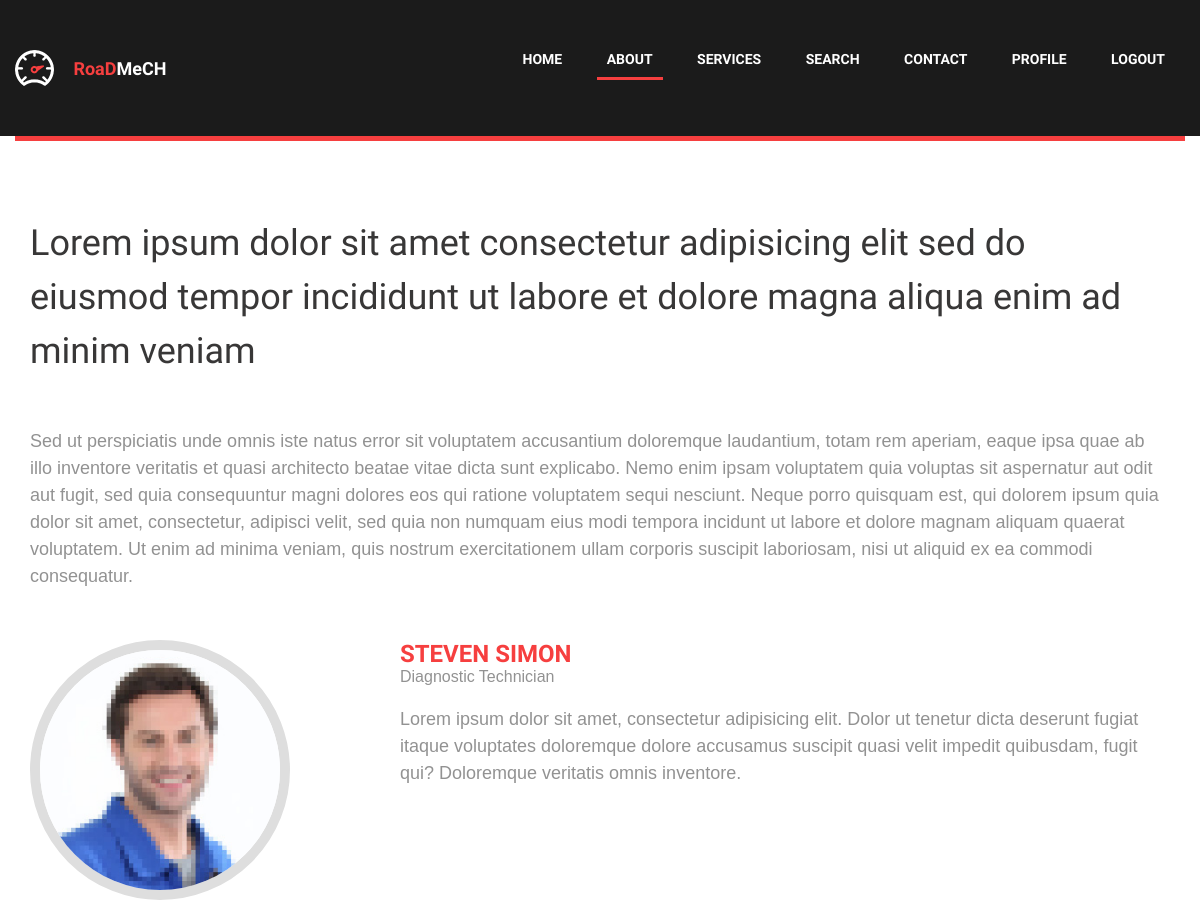
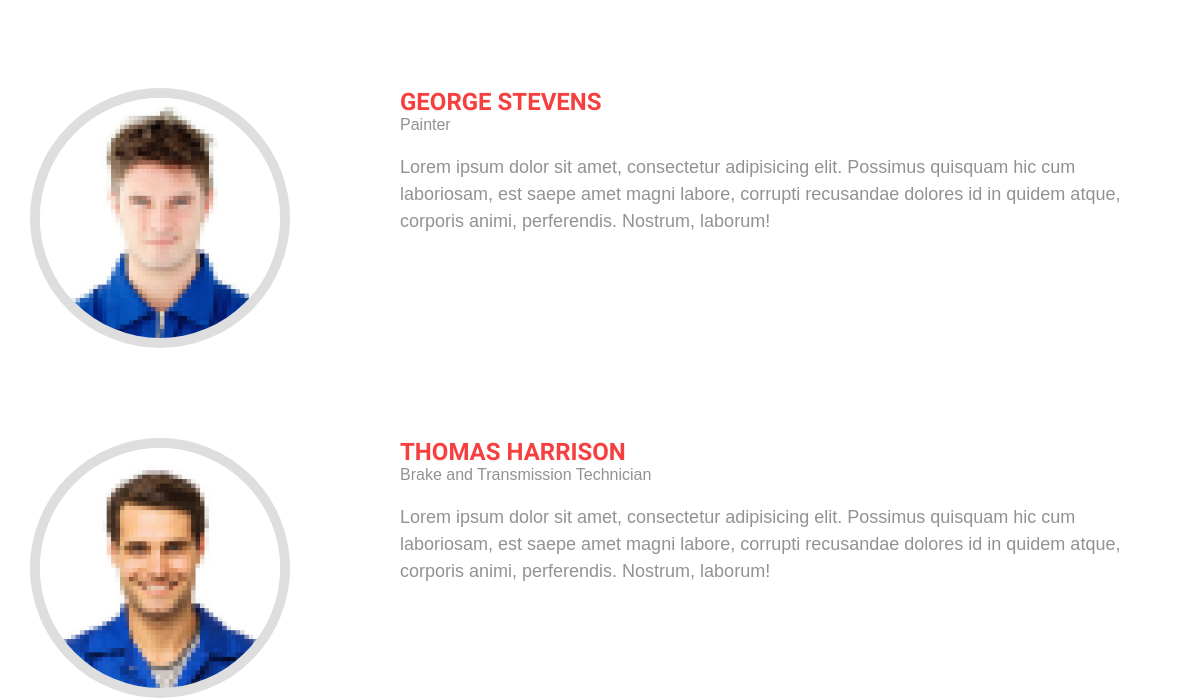
The page /custabout/ (upper part) on the database as committed earlier (2 pictures, top to bottom).
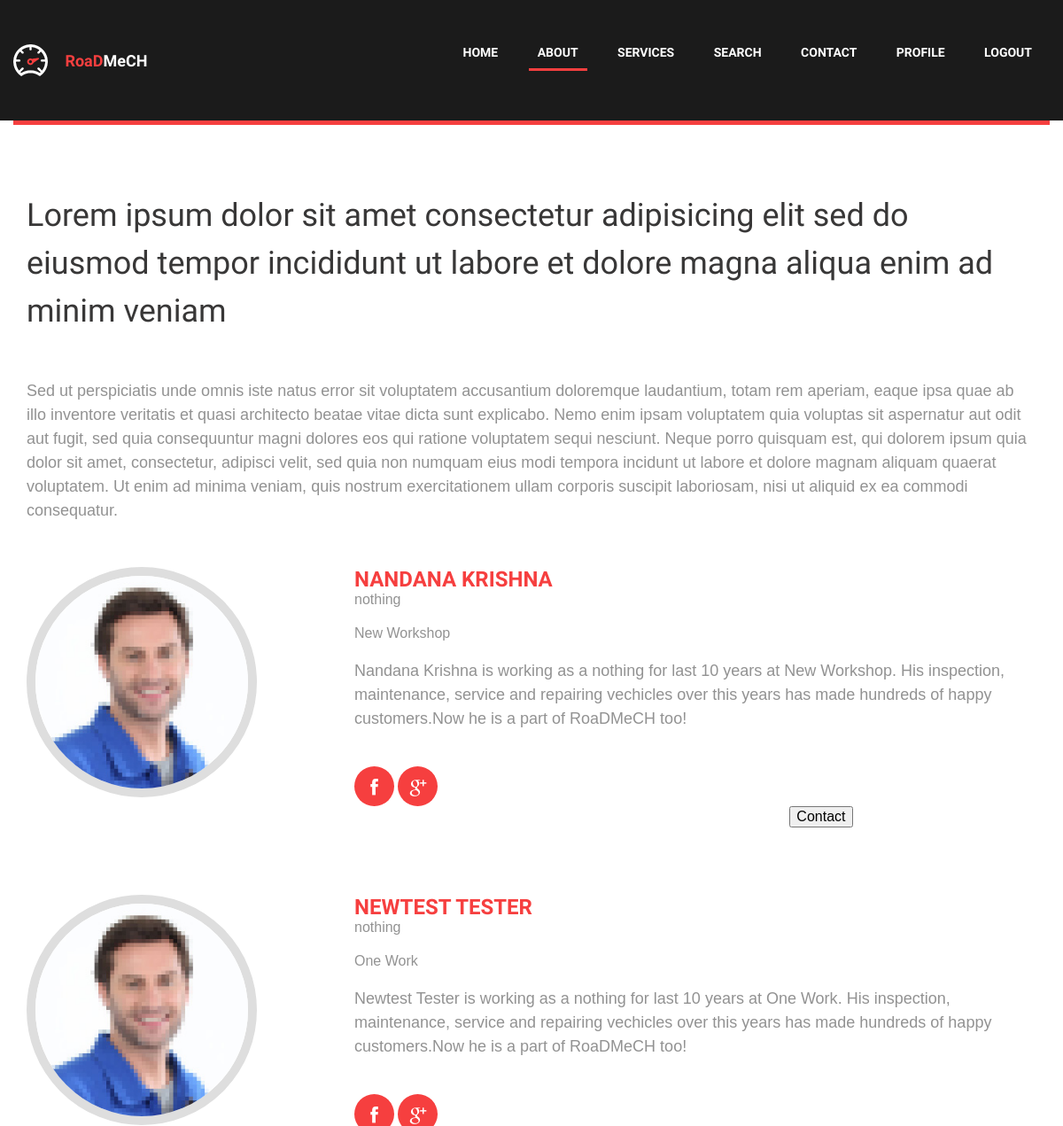
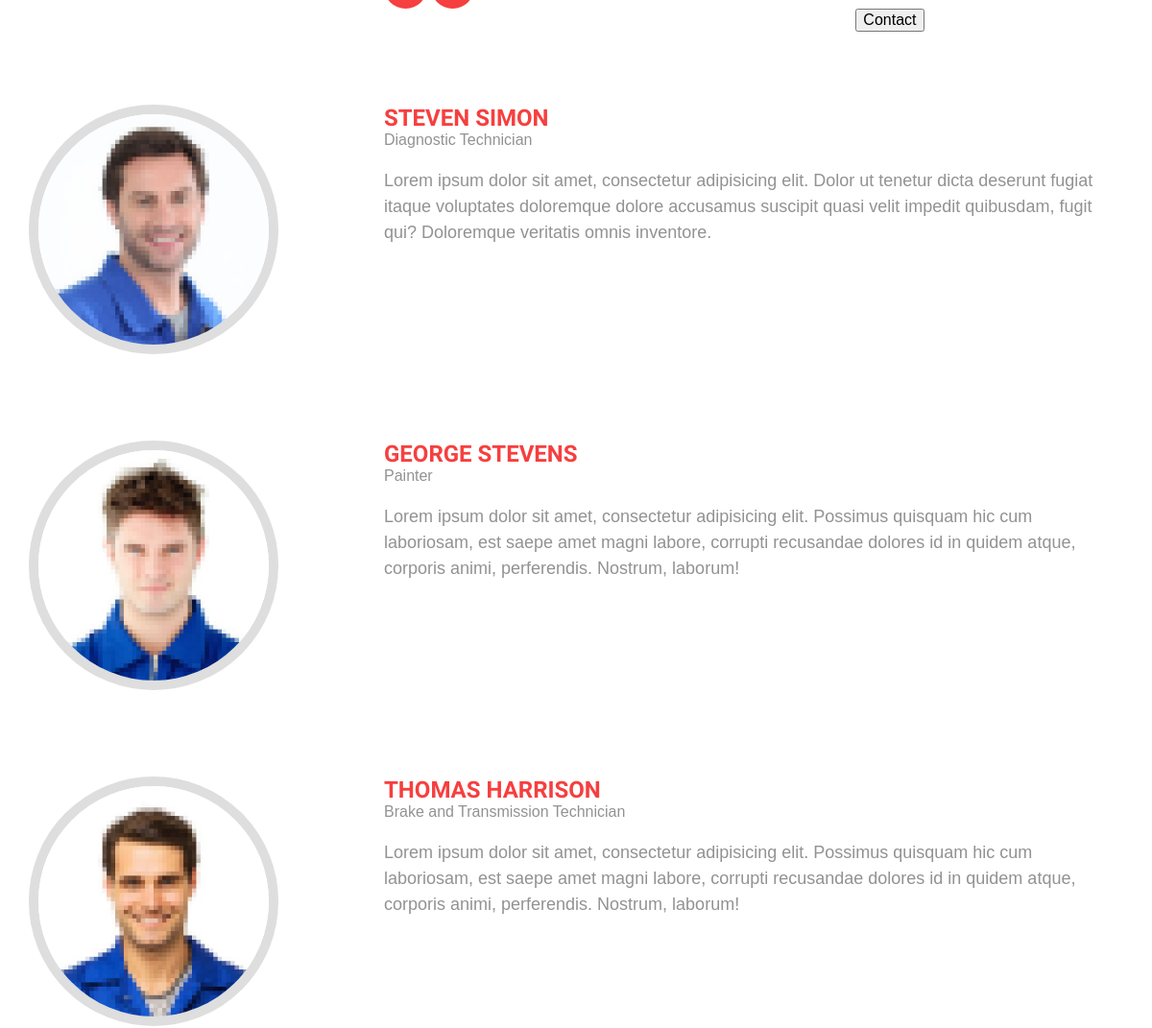
The same page on the database as committed later (2 pictures, top to bottom).
### breakdown/models.py (models this page shows)
class User(AbstractUser):
	is_customer = models.BooleanField(default=False)
	is_mechanic = models.BooleanField(default=False)
	is_admin = models.BooleanField(default=False)
	fullname = models.CharField(max_length=100)
	workshop = models.CharField(max_length=100)
	special = models.CharField(max_length=100, default="nothing")
	location = models.CharField(max_length=50)
	city = models.CharField(max_length=50)
	contact = models.CharField(max_length=12)
	bio = models.TextField(default="hi")
	is_approved = models.BooleanField(default=False)

### breakdown/views/customer.py (the view)
# urls.py: path('custabout/', customer.custabout, name='custabout'),
def custabout(request):
	mechs = User.objects.filter(is_approved=1)
	return render(request, 'homepage/customer/custabout.html', {'mechs': mechs})

### breakdown/templates/homepage/customer/custabout.html (shortened to what the changed rows need)
{% load static %}
<!DOCTYPE html>
<html lang="en">
	<head>
		<link href="{% static "fonts/font-awesome.min.css" %}" rel="stylesheet" type="text/css">
		<link rel="stylesheet" href="{% static "style.css" %}">
	</head>
	<body>
		<div id="site-content">
			<header class="site-header">
				<div class="container">
					<a id="branding" href="{% url 'index' %}">
						<h1 class="site-title">RoaD<span>MeCH</span></h1>
					</a>
				</div>
			</header>
			<main class="main-content">
				<div class="fullwidth-block content">
					<div class="container">
						<h2 class="entry-title">Lorem ipsum dolor sit amet consectetur adipisicing elit sed do eiusmod tempor incididunt ut labore et dolore magna aliqua enim ad minim veniam</h2>
						{% for user in mechs %}
						<div class="team image-left">
							<figure class="team-image"><img src="{% static "dummy/person-1.jpg" %}" alt="person-1"></figure>
							<h3 class="team-name">{{ user.fullname }}</h3>
							<small class="team-desc">{{ user.special }}</small>
							<small class="team-desc">{{ user.workshop }}</small>
							<p>{{ user.fullname }} is working as a {{ user.special }} for last 10 years at {{ user.workshop }}. His inspection, maintenance, service and repairing vechicles over this years has made hundreds of happy customers.Now he is a part of RoaDMeCH too!</p>
							<div class="team-social">
								<a href=""><i class="fa fa-facebook"></i></a>
								<a href=""><i class="fa fa-google-plus"></i></a>
							</div>
							<div class="col-lg-9 ml-auto text-right">
								<input type="button" class="btn btn-primary" value="Contact" />
							</div>
						</div>
						{% endfor %}
				</div>
			</main>
		</div>
	</body>
</html>

Rows that differ between the two databases and show on the page:
now on this page (row edited): User: fullname "NANDANA KRISHNA", special "nothing", workshop "New Workshop", fullname "Nandana Krishna"
now on this page (row edited): User: fullname "NEWTEST TESTER", special "nothing", workshop "One Work", fullname "Newtest Tester"
